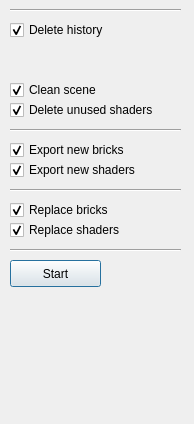
<?xml version="1.0" encoding="UTF-8"?>
<ui version="4.0">
 <class>Dialog</class>
 <widget class="QDialog" name="Dialog">
  <property name="geometry">
   <rect>
    <x>0</x>
    <y>0</y>
    <width>194</width>
    <height>424</height>
   </rect>
  </property>
  <property name="windowTitle">
   <string>Lego</string>
  </property>
  <widget class="QCheckBox" name="checkCleanScene">
   <property name="geometry">
    <rect>
     <x>10</x>
     <y>80</y>
     <width>101</width>
     <height>20</height>
    </rect>
   </property>
   <property name="text">
    <string>Clean scene</string>
   </property>
   <property name="checked">
    <bool>true</bool>
   </property>
  </widget>
  <widget class="QCheckBox" name="checkBoxDeleteHistory">
   <property name="geometry">
    <rect>
     <x>10</x>
     <y>20</y>
     <width>111</width>
     <height>20</height>
    </rect>
   </property>
   <property name="text">
    <string>Delete history</string>
   </property>
   <property name="checked">
    <bool>true</bool>
   </property>
  </widget>
  <widget class="QCheckBox" name="checkBoxExportBricks">
   <property name="geometry">
    <rect>
     <x>10</x>
     <y>140</y>
     <width>141</width>
     <height>20</height>
    </rect>
   </property>
   <property name="text">
    <string>Export new bricks</string>
   </property>
   <property name="checked">
    <bool>true</bool>
   </property>
  </widget>
  <widget class="QCheckBox" name="checkBoxExportShaders">
   <property name="geometry">
    <rect>
     <x>10</x>
     <y>160</y>
     <width>151</width>
     <height>20</height>
    </rect>
   </property>
   <property name="text">
    <string>Export new shaders</string>
   </property>
   <property name="checked">
    <bool>true</bool>
   </property>
  </widget>
  <widget class="QCheckBox" name="checkBoxReplaceBricks">
   <property name="geometry">
    <rect>
     <x>10</x>
     <y>200</y>
     <width>121</width>
     <height>20</height>
    </rect>
   </property>
   <property name="text">
    <string>Replace bricks</string>
   </property>
   <property name="checked">
    <bool>true</bool>
   </property>
  </widget>
  <widget class="QCheckBox" name="checkBoxReplaceShaders">
   <property name="geometry">
    <rect>
     <x>10</x>
     <y>220</y>
     <width>131</width>
     <height>20</height>
    </rect>
   </property>
   <property name="text">
    <string>Replace shaders</string>
   </property>
   <property name="checked">
    <bool>true</bool>
   </property>
  </widget>
  <widget class="QPushButton" name="pushButtonStart">
   <property name="geometry">
    <rect>
     <x>10</x>
     <y>260</y>
     <width>91</width>
     <height>27</height>
    </rect>
   </property>
   <property name="text">
    <string>Start</string>
   </property>
  </widget>
  <widget class="Line" name="line">
   <property name="geometry">
    <rect>
     <x>10</x>
     <y>240</y>
     <width>171</width>
     <height>20</height>
    </rect>
   </property>
   <property name="orientation">
    <enum>Qt::Horizontal</enum>
   </property>
  </widget>
  <widget class="Line" name="line_2">
   <property name="geometry">
    <rect>
     <x>10</x>
     <y>120</y>
     <width>171</width>
     <height>20</height>
    </rect>
   </property>
   <property name="orientation">
    <enum>Qt::Horizontal</enum>
   </property>
  </widget>
  <widget class="Line" name="line_3">
   <property name="geometry">
    <rect>
     <x>10</x>
     <y>180</y>
     <width>171</width>
     <height>20</height>
    </rect>
   </property>
   <property name="orientation">
    <enum>Qt::Horizontal</enum>
   </property>
  </widget>
  <widget class="Line" name="line_4">
   <property name="geometry">
    <rect>
     <x>10</x>
     <y>0</y>
     <width>171</width>
     <height>20</height>
    </rect>
   </property>
   <property name="orientation">
    <enum>Qt::Horizontal</enum>
   </property>
  </widget>
  <widget class="QCheckBox" name="checkBoxDeleteHistory_2">
   <property name="geometry">
    <rect>
     <x>10</x>
     <y>100</y>
     <width>171</width>
     <height>20</height>
    </rect>
   </property>
   <property name="text">
    <string>Delete unused shaders</string>
   </property>
   <property name="checked">
    <bool>true</bool>
   </property>
  </widget>
 </widget>
 <resources/>
 <connections/>
</ui>
